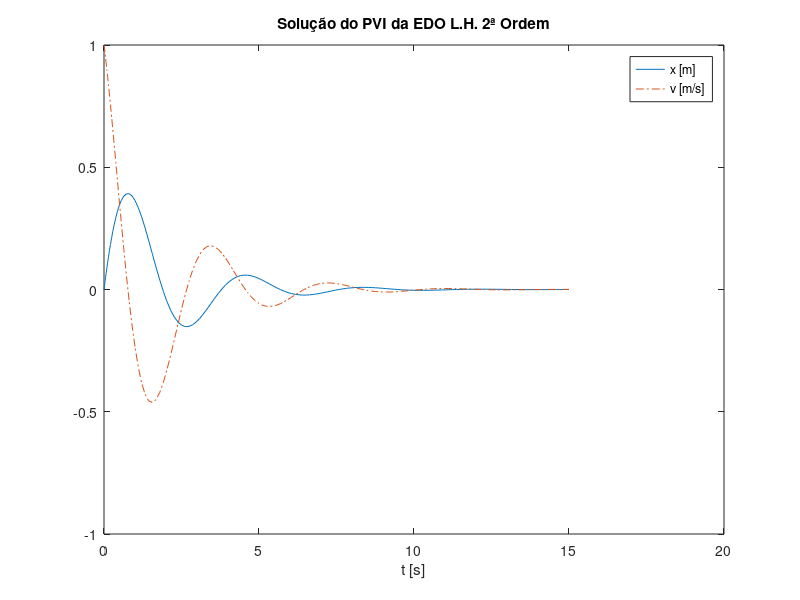

Write MATLAB code to recreate this figure.
%% EDO: Massa-mola-amortecedor homogênea
% Definir parâmetros e c.i.'s
k = 3.0;
beta = 1.0;
m = 1.0;
y_0 = [0.0 1.0];
t_limites = [0 15];
% Definir função "derivada do estado"
dydt = @(t, y) [y(2); -(beta*y(2) + k*y(1))/m];
% Resolver PVI
[t, y] = ode45(dydt, t_limites, y_0);
% Fazer plot
plot(t,y(:,1),'-')
hold on
plot(t,y(:,2),'-.')
title('Solução do PVI da EDO L.H. 2ª Ordem')
legend('x [m]','v [m/s]')
xlabel('t [s]')
hold off